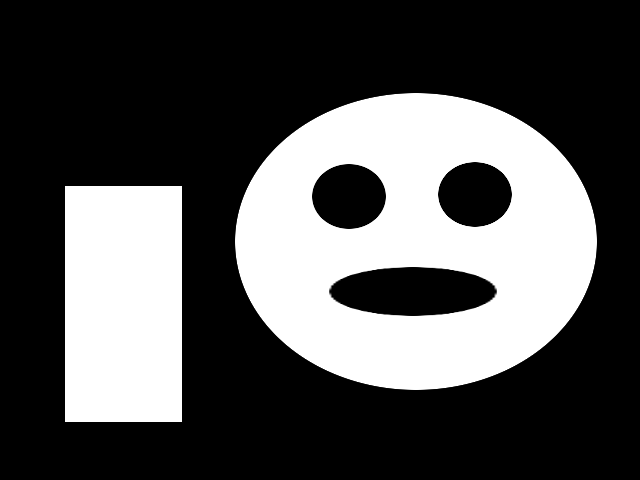
#> input picture lecture5/data/BnW.png, 640 x 480 px, given in place of coins.png, which was not available
$ python page105_assignment.py   (older library calls are emulated)
#> lines starting #> are read from the running program, lines starting #| are printed output that depends on the picture; after the words box and inside, x2 and y2 are one past the last pixel; in counts of white or black regions, pixels touching at a corner belong together; pictures that were not available may be replaced by others from this repository, and a replacement may not be noted
### lecture5/common.py
from __future__ import annotations

import argparse
from pathlib import Path

import cv2
import numpy as np


ROOT_DIR = Path(__file__).resolve().parent
DATA_DIR = ROOT_DIR / "data"
OUTPUT_DIR = ROOT_DIR / "output"


# [8 lines left out: function parse_show_flag, not called in this run]


def load_gray_image(name: str) -> np.ndarray:
    image_path = DATA_DIR / name
    image = cv2.imread(str(image_path), cv2.IMREAD_GRAYSCALE)
    if image is None:
        raise FileNotFoundError(f"Could not read image: {image_path}")
    return image


def plot_gray(ax, image: np.ndarray, title: str) -> None:
    ax.imshow(to_uint8(image), cmap="gray", vmin=0, vmax=255)
    ax.set_title(title)
    ax.axis("off")


def plot_bgr(ax, image: np.ndarray, title: str) -> None:
    ax.imshow(cv2.cvtColor(to_uint8(image), cv2.COLOR_BGR2RGB))
    ax.set_title(title)
    ax.axis("off")


def finalize_figure(fig, filename: str, show: bool = False) -> Path:
    import matplotlib.pyplot as plt

    OUTPUT_DIR.mkdir(parents=True, exist_ok=True)
    out_path = OUTPUT_DIR / filename
    fig.tight_layout()
    fig.savefig(out_path, dpi=160, bbox_inches="tight")
    print(f"Saved figure: {out_path}")

    if show:
        plt.show()
    else:
        plt.close(fig)

    return out_path


def normalize_channel(image: np.ndarray) -> np.ndarray:
    image_float = image.astype(np.float32)
    min_value = float(image_float.min())
    max_value = float(image_float.max())

    if max_value - min_value < 1e-6:
        return np.zeros(image.shape, dtype=np.uint8)

    normalized = (image_float - min_value) * 255.0 / (max_value - min_value)
    return normalized.astype(np.uint8)


def to_uint8(image: np.ndarray) -> np.ndarray:
    if image.dtype == np.uint8:
        return image

    image_float = image.astype(np.float32)
    if float(image_float.max()) <= 1.0 and float(image_float.min()) >= 0.0:
        scaled = image_float * 255.0
        return np.clip(scaled, 0, 255).astype(np.uint8)

    return normalize_channel(image_float)


def save_image(path: Path, image: np.ndarray) -> Path:
    path.parent.mkdir(parents=True, exist_ok=True)
    success = cv2.imwrite(str(path), to_uint8(image))
    if not success:
        raise OSError(f"Could not save image: {path}")
    print(f"Saved image: {path}")
    return path

### lecture5/page105_assignment.py
from __future__ import annotations

import argparse
from pathlib import Path

import cv2
import matplotlib.pyplot as plt
import numpy as np

from common import OUTPUT_DIR, finalize_figure, load_gray_image, normalize_channel, plot_bgr, plot_gray, save_image


def otsu_binary(image: np.ndarray, invert: bool = False) -> tuple[float, np.ndarray]:
    threshold_mode = cv2.THRESH_BINARY_INV if invert else cv2.THRESH_BINARY
    return cv2.threshold(image, 0, 255, threshold_mode | cv2.THRESH_OTSU)


def compute_external_internal(binary: np.ndarray) -> tuple[np.ndarray, np.ndarray]:
    contours, hierarchy = cv2.findContours(binary, cv2.RETR_CCOMP, cv2.CHAIN_APPROX_SIMPLE)
    external = np.zeros_like(binary)
    internal = np.zeros_like(binary)

    if hierarchy is None:
        return external, internal

    for index in range(len(contours)):
        if hierarchy[0][index][3] == -1:
            cv2.drawContours(external, contours, index, 255, -1)
        else:
            cv2.drawContours(internal, contours, index, 255, -1)

    return external, internal


def render_random_components(labelmap: np.ndarray, stats: np.ndarray, count: int = 5, seed: int | None = None) -> np.ndarray:
    rng = np.random.default_rng(seed)
    valid_labels = [label for label in range(1, stats.shape[0]) if stats[label, cv2.CC_STAT_AREA] > 20]
    selected = rng.choice(valid_labels, size=min(count, len(valid_labels)), replace=False) if valid_labels else []

    colored = np.zeros((labelmap.shape[0], labelmap.shape[1], 3), dtype=np.uint8)
    for label in selected:
        color = tuple(int(v) for v in rng.integers(40, 256, size=3))
        colored[labelmap == label] = color

    return colored


def run_component_viewer(binary: np.ndarray, labelmap: np.ndarray, stats: np.ndarray) -> None:
    window_name = "Random components"
    state = {"seed": 0}

    while True:
        selected = render_random_components(labelmap, stats, seed=state["seed"])
        preview = np.hstack([cv2.cvtColor(binary, cv2.COLOR_GRAY2BGR), selected])
        cv2.imshow(window_name, preview)
        key = cv2.waitKey(30)
        if key == 32:
            state["seed"] += 1
        elif key == 27:
            break

    cv2.destroyWindow(window_name)


def save_assignment_images(output_dir: Path, images: dict[str, np.ndarray]) -> None:
    for name, image in images.items():
        save_image(output_dir / f"{name}.png", image)


def main(show: bool = False, interactive: bool = False) -> None:
#> called with show = False, interactive = False
    assignment_dir = OUTPUT_DIR / "page105_assignment"

    otsu_original = load_gray_image("coins.png")
#> in load_gray_image, image is the input picture: shape (480, 640); min 0, max 255, mean 81.4
    otsu_thr, otsu_result = otsu_binary(otsu_original, invert=False)
#> otsu_result: shape (480, 640); 31.9% white; 2 white regions, box (x1, y1, x2, y2) and area: (235, 93, 597, 390) 70402, (65, 186, 182, 422) 27612
#> otsu_thr = 127
    print(f"Otsu threshold on coins image: {otsu_thr:.2f}")
#| Otsu threshold on coins image: 127.00
    save_assignment_images(
        assignment_dir,
        {
            "01_otsu_original_coins": otsu_original,
            "02_otsu_result": otsu_result,
        },
    )
#> the loop in save_assignment_images, `for name, image in images.items():` made 2 passes
#> name on passes 1 to 2: '01_otsu_original_coins', '02_otsu_result'
#| Saved image: lecture5/output/page105_assignment/01_otsu_original_coins.png
#| Saved image: lecture5/output/page105_assignment/02_otsu_result.png

    contour_original = load_gray_image("bnw_shapes.png")
#> call 2 of load_gray_image, with name = 'bnw_shapes.png'
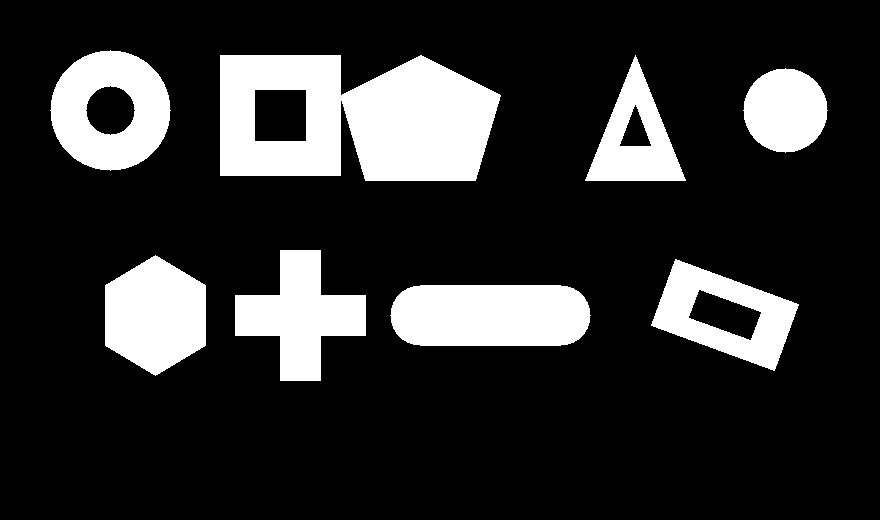
#> input picture lecture5/data/bnw_shapes.png, 880 x 520 px
#> in load_gray_image (call 2), `image = cv2.imread(str(image_path), cv2.IMREAD_GRAYSCALE)`: image: shape (520, 880); 18.5% white; 8 white regions
    external, internal = compute_external_internal(contour_original)
#> in compute_external_internal, `contours, hierarchy = cv2.findContours(binary, cv2.RETR_CCOMP, cv2.CHA..`: contours = 12 contours; largest, box (x1, y1, x2, y2) and area: (220, 55, 501, 181) 29080, (390, 285, 591, 346) 11136, (50, 50, 171, 171) 11120, (651, 259, 799, 371) 9198, (105, 255, 206, 376) 9000
#> the loop in compute_external_internal, `for index in range(len(contours)):` made 12 passes
#> after the loop in compute_external_internal, `for index in range(len(contours)):`: external: shape (520, 880); 20% white; 8 white regions, largest, box (x1, y1, x2, y2) and area: (220, 55, 501, 181) 29535, (390, 285, 591, 346) 11361, (50, 50, 171, 171) 11289
#> after the loop in compute_external_internal, `for index in range(len(contours)):`:
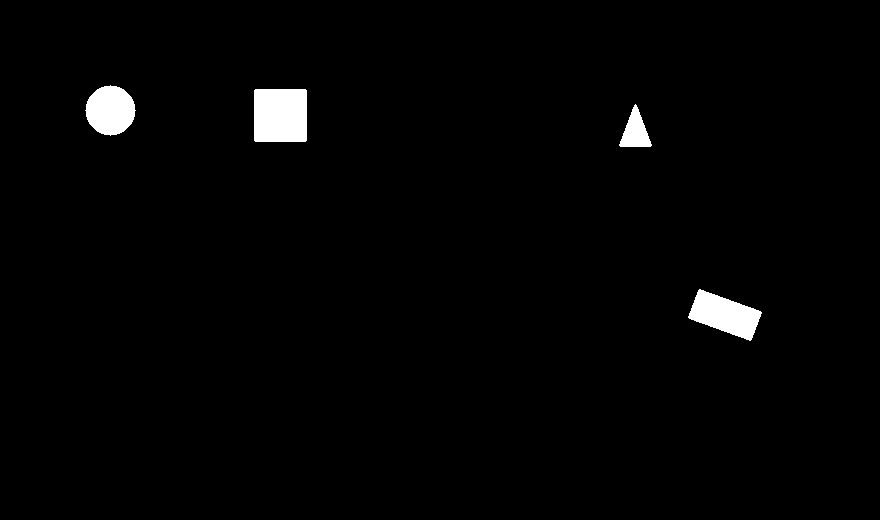
#> internal: shape (520, 880); 1.7% white; 4 white regions, box (x1, y1, x2, y2) and area: (254, 89, 307, 142) 2805, (688, 289, 762, 341) 2136, (85, 85, 136, 136) 1929, (619, 104, 652, 147) 775
    save_assignment_images(
        assignment_dir,
        {
            "03_contours_original_shapes": contour_original,
            "04_contours_external": external,
            "05_contours_internal": internal,
        },
    )
#> the loop in save_assignment_images (call 2), `for name, image in images.items():` made 3 passes
#> name on passes 1 to 3: '03_contours_original_shapes', '04_contours_external', '05_contours_internal'
#| Saved image: lecture5/output/page105_assignment/03_contours_original_shapes.png
#| Saved image: lecture5/output/page105_assignment/04_contours_external.png
#| Saved image: lecture5/output/page105_assignment/05_contours_internal.png

    component_original = load_gray_image("bnw_shapes.png")
    component_binary = component_original.copy()
    num_labels, labelmap, stats, _centers = cv2.connectedComponentsWithStats(component_binary, connectivity=8, ltype=cv2.CV_32S)
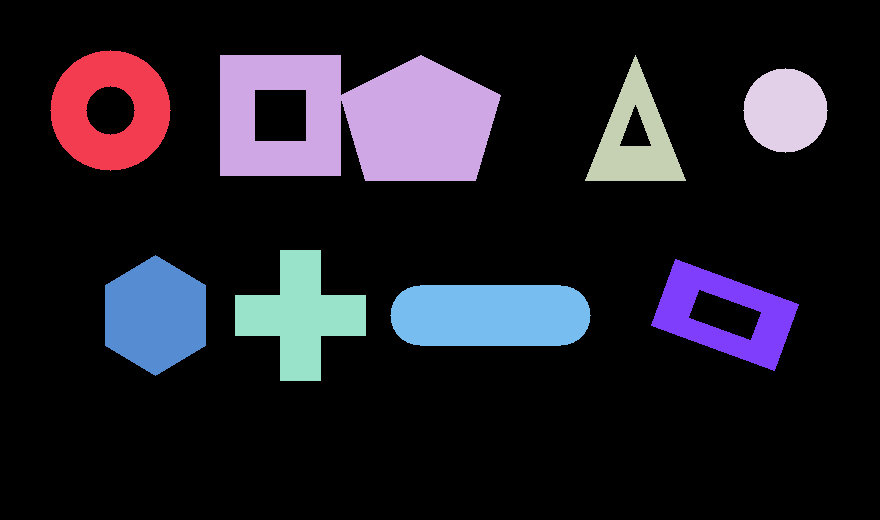
#> labelmap: shape (520, 880) int32; 9 distinct labels, from 0 to 8; one colour per label, 0 black
#> num_labels = 9; stats = [[0, 0, 880, 520, 372865], [50, 50, 121, 121, 9496], [220, 55, 281, 126, 26934], [585, 55, 101, 126, 5765], [743, 68, 85, 85, 5525], [235, 250, 131, 131, 9061], [105, 255, 101, 121, 9161], [651, 259, 148, 112, 7432], [390, 285, 201, 61, 11361]]
    print(f"Connected components found in shapes image: {num_labels - 1}")
#| Connected components found in shapes image: 8
    random_components = render_random_components(labelmap, stats, seed=0)
#> in render_random_components, `valid_labels = [label for label in range(1, stats.shape[0]) if stats[l..`: valid_labels = [1, 2, 3, 4, 5, 6, 7, 8]
#> in render_random_components, `selected = rng.choice(valid_labels, size=min(count, len(valid_labels))..`: selected = [5, 6, 2, 3, 4]
#> the loop in render_random_components, `for label in selected:` made 5 passes
#> color on passes 3 to 5: (197, 176, 157), (160, 241, 99), (216, 184, 40)
#> (label, color) on passes 1 to 2: (5, (215, 180, 237)), (6, (148, 171, 249))
#> after the loop in render_random_components, `for label in selected:`:
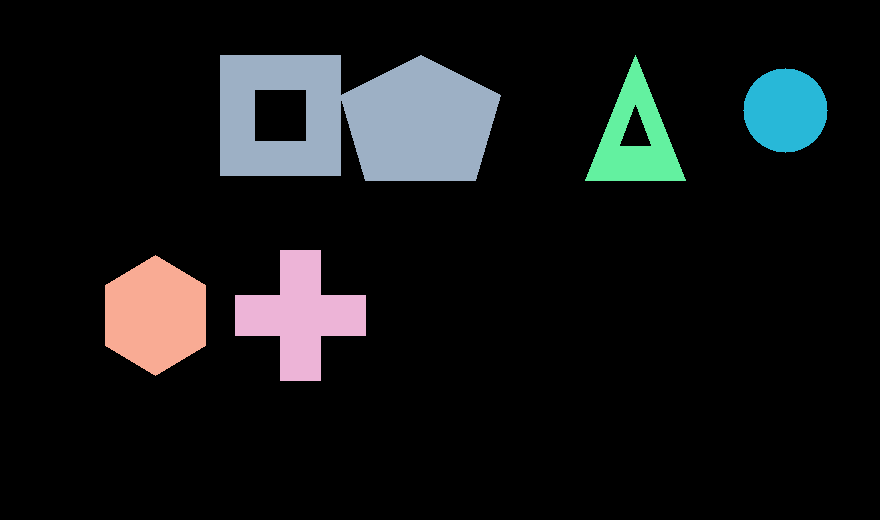
#> colored: shape (520, 880, 3); mean of channels 0, 1, 2 23.4, 22.6, 20.6; drawn as B, G, R
    save_assignment_images(
        assignment_dir,
        {
            "06_components_original_shapes": component_original,
            "07_components_random_five": random_components,
        },
    )

    distance_original = load_gray_image("distance_circles.png")
#> call 4 of load_gray_image, with name = 'distance_circles.png'
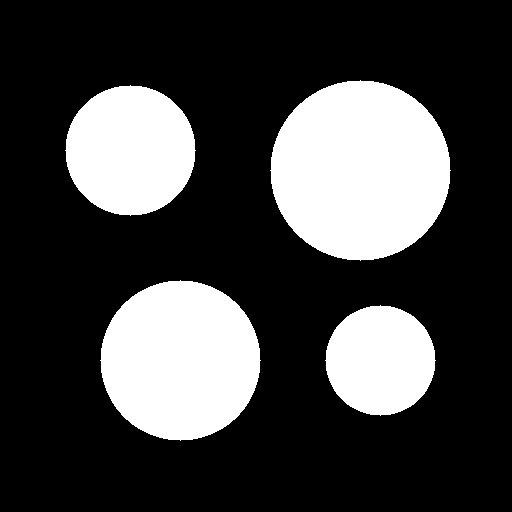
#> input picture lecture5/data/distance_circles.png, 512 x 512 px
#> in load_gray_image (call 4), `image = cv2.imread(str(image_path), cv2.IMREAD_GRAYSCALE)`: image: shape (512, 512); 26% white; 4 white regions, box (x1, y1, x2, y2) and area: (270, 80, 451, 261) 25445, (100, 280, 261, 441) 20081, (65, 85, 196, 216) 13273, (325, 305, 436, 416) 9477
    distance = cv2.distanceTransform(distance_original, cv2.DIST_L2, cv2.DIST_MASK_PRECISE)
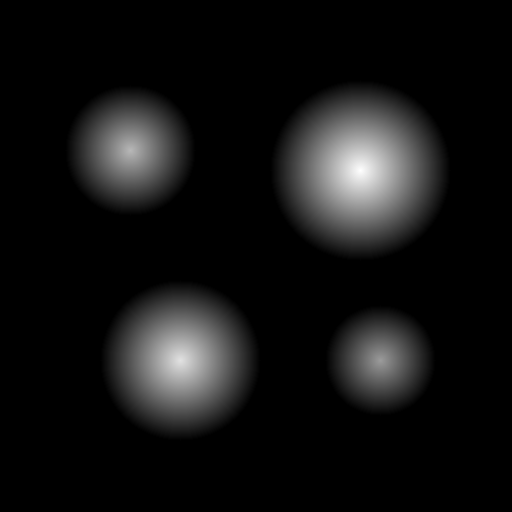
#> distance: shape (512, 512) float32; min 0, max 90.01, mean 6.8; drawn with min black and max white
    distance_result = normalize_channel(distance)
#> in normalize_channel, `min_value = float(image_float.min())`: min_value = 0
#> in normalize_channel, `max_value = float(image_float.max())`: max_value = 90.01
    save_assignment_images(
        assignment_dir,
        {
            "08_distance_original_shapes": distance_original,
            "09_distance_transform": distance_result,
        },
    )

    fig, axes = plt.subplots(5, 2, figsize=(12, 20))
    views = [
        ("Otsu original", otsu_original, "gray"),
        ("Otsu result", otsu_result, "gray"),
        ("Contour original", contour_original, "gray"),
        ("External/Internal contours", np.dstack([external, internal, np.zeros_like(external)]), "bgr"),
        ("Connected-components original", component_original, "gray"),
        ("Random 5 components", random_components, "bgr"),
        ("Distance original", distance_original, "gray"),
        ("Distance transform", distance_result, "gray"),
    ]

    for ax, (title, image, mode) in zip(axes.flat, views):
        if mode == "bgr":
            plot_bgr(ax, image, title)
        else:
            plot_gray(ax, image, title)
#> this loop made 8 passes

    for ax in axes.flat[len(views):]:
        ax.axis("off")
#> this loop made 2 passes

    finalize_figure(fig, "page105_assignment_summary.png", show)
#> in finalize_figure, `fig.savefig(out_path, dpi=160, bbox_inches="tight")`:
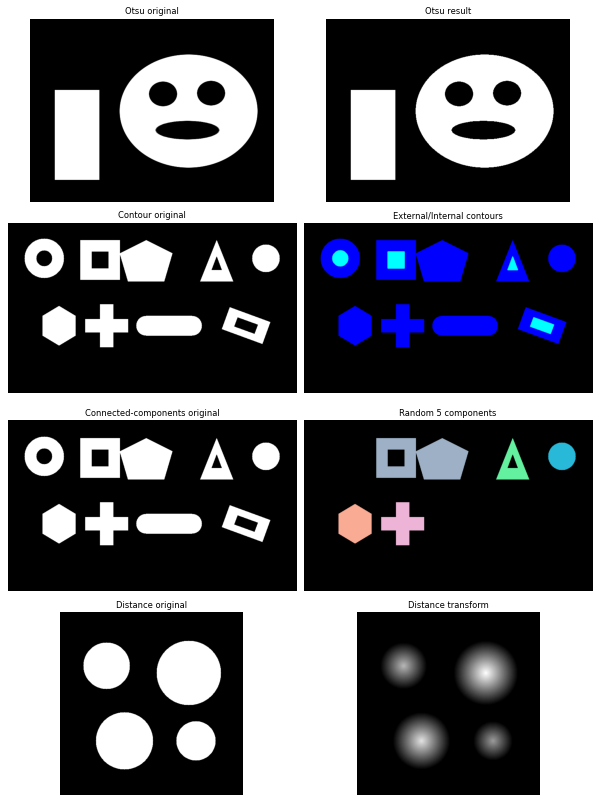
#> figure drawn by matplotlib, 8 panels

    if interactive:
        run_component_viewer(component_binary, labelmap, stats)


if __name__ == "__main__":
    parser = argparse.ArgumentParser(description="Page 105 - Assignment solution")
    parser.add_argument("--show", action="store_true")
    parser.add_argument("--interactive", action="store_true")
    args = parser.parse_args()
    main(show=args.show, interactive=args.interactive)
